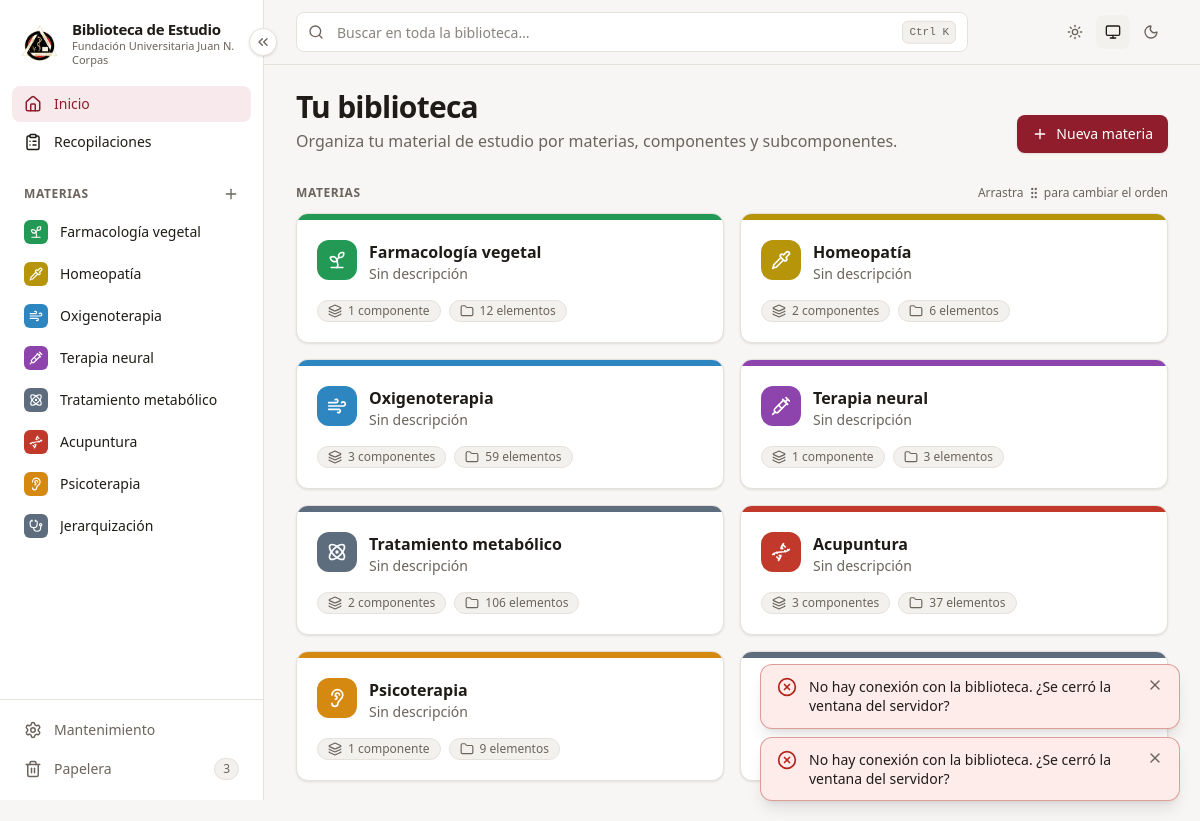
The page / on the database its author committed.
### tables this page shows
CREATE TABLE materias (
        id           INTEGER PRIMARY KEY,
        nombre       TEXT    NOT NULL,
        slug         TEXT    NOT NULL,
        descripcion  TEXT    NOT NULL DEFAULT '',
        color        TEXT    NOT NULL,
        icono        TEXT    NOT NULL,
        orden        INTEGER NOT NULL DEFAULT 0,
        archivada    INTEGER NOT NULL DEFAULT 0,
        papelera_id  INTEGER,
        creado       TEXT    NOT NULL,
        actualizado  TEXT    NOT NULL
    , oculta INTEGER NOT NULL DEFAULT 0, en_busqueda INTEGER NOT NULL DEFAULT 1);

### app/routers/paginas.py (the view)
@router.get("/")
def inicio(request: Request, con: sqlite3.Connection = Depends(obtener_db)):
    from ..services import favoritos as fav
    from ..services import imagenes, pdfs
    return pagina(request, con, "paginas/inicio.html",
                  materias=bib.listar_materias(con), archivadas=bib.listar_materias(con, archivadas=True),
                  recientes=fav.recientes(con, 8), favoritos=fav.favoritos(con, 12),
                  ocr_paginas=pdfs.ocr_pendiente_total(con), ocr_imagenes=imagenes.ocr_pendientes(con))

### app/templates/paginas/inicio.html (shortened to what this page needs)
{% extends "base.html" %}
{% from "macros.html" import icono, ficha_materia, vacio, boton_modal, plural %}
{% block contenido %}
<div class="mb-8 flex flex-wrap items-end justify-between gap-4">
  <div>
    <h1 class="text-2xl font-bold tracking-tight sm:text-3xl">Tu biblioteca</h1>
    <p class="mt-1 text-tenue">Organiza tu material de estudio por materias, componentes y subcomponentes.</p>
  </div>
  {% if materias %}{{ boton_modal("/materias/nueva", "Nueva materia") }}{% endif %}
</div>
{% if not materias and not archivadas %}
  {% call vacio("graduation-cap", "Aún no hay materias. Crea la primera",
               "Una materia agrupa todo lo de una asignatura (por ejemplo Anatomía o Farmacología). Dentro podrás crear componentes como «Parcial 1» o «Atlas» y cargar Excel, PDF, imágenes y notas.") %}
    {{ boton_modal("/materias/nueva", "Crear la primera materia") }}
  {% endcall %}
{% else %}
  <section aria-labelledby="t-materias">
    <div class="mb-3 flex items-center justify-between">
      <h2 id="t-materias" class="titulo-seccion">Materias</h2>
      {% if materias|length > 1 %}<p class="hidden text-xs text-tenue sm:block">Arrastra {{ icono("grip-vertical", "inline size-3.5 -mt-0.5") }} para cambiar el orden</p>{% endif %}
    </div>
    {% if materias %}
    <ul class="grid gap-4 sm:grid-cols-2 xl:grid-cols-3 2xl:grid-cols-4" x-data="ordenable" data-url="/materias/orden">
      {% for m in materias %}
      <li data-id="{{ m.id }}" class="tarjeta group relative flex flex-col overflow-hidden transition hover:-translate-y-0.5 hover:border-borde-fuerte">
        <span class="h-1.5 w-full" style="background: {{ m.color_hex }}"></span>
        <div class="flex flex-1 flex-col gap-3 p-5">
          <div class="flex items-start gap-3">
            {{ ficha_materia(m) }}
            <div class="min-w-0 flex-1">
              <h3 class="truncate text-base font-semibold"><a href="/materias/{{ m.id }}" class="after:absolute after:inset-0">{{ m.nombre }}</a></h3>
              <p class="line-clamp-2 text-sm text-tenue">{{ m.descripcion or "Sin descripción" }}</p>
            </div>
          </div>
          <div class="mt-auto flex flex-wrap gap-2 pt-1">
            <span class="chip">{{ icono("layers", "size-3.5") }}{{ plural(m.num_componentes, "componente", "componentes") }}</span>
            <span class="chip">{{ icono("folder", "size-3.5") }}{{ plural(m.num_elementos, "elemento", "elementos") }}</span>
          </div>
        </div>
      </li>
      {% endfor %}
    </ul>
    {% else %}
      <p class="rounded-xl border border-dashed border-borde-fuerte p-6 text-center text-sm text-tenue">Todas tus materias están archivadas.</p>
    {% endif %}
  </section>
{% endif %}
{% endblock %}

### app/templates/macros.html (shortened to what this page needs)
{% macro icono(nombre, clase="size-4") -%}
<svg class="ic {{ clase }}" aria-hidden="true"><use href="{{ SPRITE }}#{{ nombre }}"/></svg>
{%- endmacro %}
{% macro ficha_materia(m, clase="size-10", tam_icono="size-5") -%}
<span class="grid {{ clase }} shrink-0 place-items-center rounded-xl text-white"
      style="background: {{ m.color_hex }}">{{ icono(m.icono, tam_icono) }}</span>
{%- endmacro %}
{% macro boton_modal(url, texto, nombre_icono="plus", clase="btn-primario") -%}
<button type="button" class="{{ clase }}" hx-get="{{ url }}" hx-target="#modal" hx-swap="innerHTML">
  {{ icono(nombre_icono) }}{{ texto }}
</button>
{%- endmacro %}
{% macro plural(n, singular, plural_) -%}{{ n }} {{ singular if n == 1 else plural_ }}{%- endmacro %}

### app/templates/parciales/barra_lateral.html (shortened to what this page needs)
{% from "macros.html" import icono %}
<aside class="barra-lateral sticky top-0 z-30 hidden h-screen shrink-0 flex-col border-r border-borde bg-superficie lg:flex" aria-label="Menú principal">
  <button type="button" class="boton-plegar absolute -right-3.5 top-7 z-10 grid size-7 place-items-center rounded-full border border-borde bg-superficie text-tenue shadow-sm hover:border-marca hover:text-marca"
          x-data @click="$store.menu.alternar()" :title="$store.menu.plegado ? 'Desplegar menú' : 'Replegar menú'"
          :aria-label="$store.menu.plegado ? 'Desplegar menú' : 'Replegar menú'">
    {{ icono("chevrons-left", "size-4 transition-transform") }}
  </button>
  <a href="/" class="item-menu flex items-center gap-3 px-5 pb-5 pt-5">
    <img src="/static/marca/logo-corpas.png" alt="Escudo de la {{ INSTITUCION }}" class="size-10 shrink-0 object-contain">
    <span class="solo-desplegado leading-tight">
      <strong class="block text-[15px] tracking-tight">{{ NOMBRE_APP }}</strong>
      <span class="block text-[11px] text-tenue">{{ INSTITUCION }}</span>
    </span>
  </a>
  <nav class="flex min-h-0 flex-1 flex-col gap-0.5 overflow-y-auto px-3 pb-3">
    {% set en_inicio = request.url.path == "/" %}
    <a href="/" title="Inicio" class="item-menu flex items-center gap-3 rounded-lg px-3 py-2 text-sm font-medium {{ 'bg-marca-suave text-marca' if en_inicio else 'text-texto hover:bg-superficie-2' }}">
      {{ icono("house", "size-[18px]") }}<span class="solo-desplegado">Inicio</span>
    </a>
    {% set en_recop = request.url.path.startswith("/recopilaciones") %}
    <a href="/recopilaciones" title="Recopilaciones" class="item-menu flex items-center gap-3 rounded-lg px-3 py-2 text-sm font-medium {{ 'bg-marca-suave text-marca' if en_recop else 'text-texto hover:bg-superficie-2' }}">
      {{ icono("clipboard-list", "size-[18px]") }}<span class="solo-desplegado">Recopilaciones</span>
    </a>
    <div class="solo-desplegado mt-5 mb-1 flex items-center justify-between px-3">
      <span class="titulo-seccion">Materias</span>
      <button type="button" class="-mr-1 rounded-md p-1 text-tenue hover:bg-superficie-2 hover:text-marca" title="Nueva materia" aria-label="Nueva materia"
              hx-get="/materias/nueva" hx-target="#modal">{{ icono("plus") }}</button>
    </div>
    {% for m in materias_menu %}
      {% set activa = materia_activa|default(None) == m.id %}
      <a href="/materias/{{ m.id }}" title="{{ m.nombre }}"
         class="item-menu group flex items-center gap-3 rounded-lg px-3 py-2 text-sm {{ 'bg-superficie-2 font-semibold text-texto' if activa else 'text-texto hover:bg-superficie-2' }}">
        <span class="grid size-6 shrink-0 place-items-center rounded-md text-white" style="background: {{ m.color_hex }}">{{ icono(m.icono, "size-3.5") }}</span>
        <span class="solo-desplegado min-w-0 flex-1 truncate">{{ m.nombre }}</span>
      </a>
    {% else %}
      <p class="solo-desplegado px-3 py-2 text-xs text-tenue">Aún no hay materias.</p>
    {% endfor %}
  </nav>
  <div class="flex flex-col gap-0.5 border-t border-borde p-3">
    <a href="/mantenimiento" title="Mantenimiento y respaldos"
       class="item-menu flex items-center gap-3 rounded-lg px-3 py-2 text-sm {{ 'bg-superficie-2 font-semibold' if request.url.path == '/mantenimiento' else 'text-tenue hover:bg-superficie-2 hover:text-texto' }}">
      {{ icono("settings", "size-[18px]") }}<span class="solo-desplegado flex-1">Mantenimiento</span>
    </a>
    <a href="/papelera" title="Papelera"
       class="item-menu flex items-center gap-3 rounded-lg px-3 py-2 text-sm {{ 'bg-superficie-2 font-semibold' if request.url.path == '/papelera' else 'text-tenue hover:bg-superficie-2 hover:text-texto' }}">
      {{ icono("trash-2", "size-[18px]") }}<span class="solo-desplegado flex-1">Papelera</span>
      {% if en_papelera %}<span class="solo-desplegado chip px-2">{{ en_papelera }}</span>{% endif %}
    </a>
  </div>
</aside>

### rows shown on the page
materias: nombre "Farmacología vegetal", descripcion "Sin descripción", n "1 12", singular "componente elementos"
materias: nombre "Homeopatía", descripcion "Sin descripción", n "2 6", singular "componentes elementos"
materias: nombre "Oxigenoterapia", descripcion "Sin descripción", n "3 59", singular "componentes elementos"
materias: nombre "Terapia neural", descripcion "Sin descripción", en_busqueda "1 3", singular "componente elementos"
materias: nombre "Tratamiento metabólico", descripcion "Sin descripción", n "2 106", singular "componentes elementos"
materias: nombre "Acupuntura", descripcion "Sin descripción", n "3 37", singular "componentes elementos"
materias: nombre "Psicoterapia", descripcion "Sin descripción", en_busqueda "1 9", singular "componente elementos"
materias: nombre "Jerarquización"

### other values the page prints
{{ NOMBRE_APP }} "Biblioteca de Estudio"
{{ INSTITUCION }} "Fundación Universitaria Juan N. Corpas"
{{ en_papelera }} "3"
{{ texto }} "Nueva materia"
